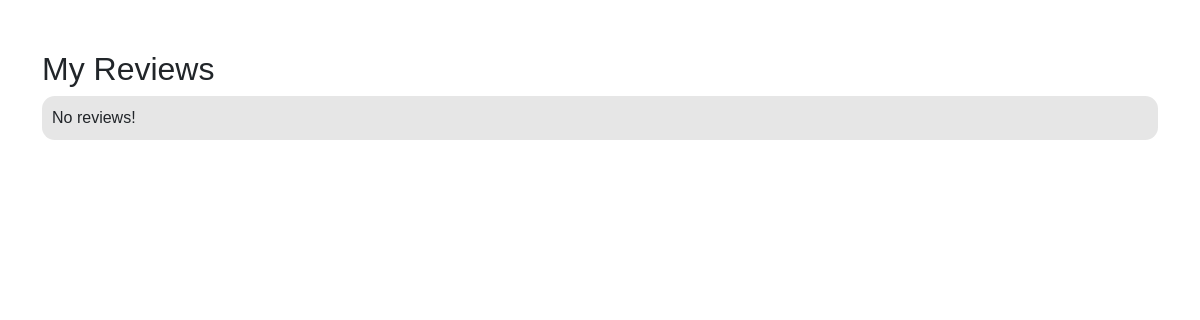
The page /User/myreviews.php (signed in) on the database as committed earlier.
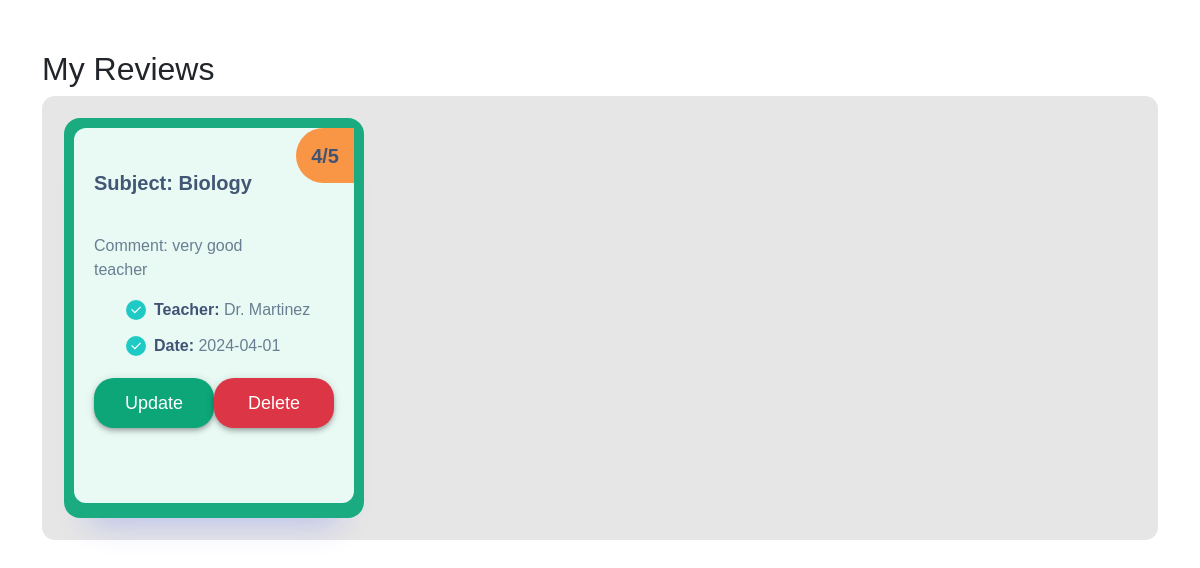
The same page on the database as committed later.
### tables this page shows
CREATE TABLE `review` (
  `id` int(11) NOT NULL,
  `rating` int(11) DEFAULT NULL,
  `comment` varchar(250) DEFAULT NULL,
  `date` datetime DEFAULT NULL,
  `fk_course_id` int(11) DEFAULT NULL,
  `fk_user_id` int(11) DEFAULT NULL
);

CREATE TABLE `courses` (
  `id` int(11) NOT NULL,
  `subject` varchar(50) DEFAULT NULL,
  `university` varchar(50) DEFAULT NULL,
  `roomNumb` varchar(50) DEFAULT NULL,
  `date` date DEFAULT NULL,
  `end_date` date DEFAULT NULL,
  `teacher` varchar(100) DEFAULT NULL,
  `email` varchar(100) NOT NULL,
  `picture` varchar(255) DEFAULT NULL,
  `language` varchar(50) DEFAULT NULL,
  `duration` varchar(50) DEFAULT NULL,
  `units` varchar(100) DEFAULT NULL,
  `availability` enum('avaiable','not avaiable') DEFAULT NULL,
  `name` varchar(50) DEFAULT NULL
);

### User/myreviews.php (the view, shortened to what this page needs)
<?php
include_once '../db_connection.php';
$user_id = $_SESSION['user'];
$review_query = "SELECT * FROM review WHERE fk_user_id = $user_id";
$review_result = mysqli_query($connection, $review_query);
$layout = '';
if (mysqli_num_rows($review_result) == 0) {
    $layout = 'No reviews!';
} else {
    while ($review_row = mysqli_fetch_assoc($review_result)) {
        $course_id = $review_row['fk_course_id'];
        $course_query = "SELECT * FROM courses WHERE id = $course_id";
        $course_result = mysqli_query($connection, $course_query);
        if ($course_result && mysqli_num_rows($course_result) == 1) {
            $course_row = mysqli_fetch_assoc($course_result);
            $layout .= "
            <div class='plan'>
            <div class='inner'>
                <span class='pricing'>
                    <span>
                    {$review_row['rating']}/5
                    </span>
                </span>
                <p class='title'>Subject: {$course_row['subject']}</p>
                <p class='info'>Comment: {$review_row['comment']}</p>
                <ul class='features'>
                    <li>
                        <span class='icon'>
                            <svg height='24' width='24' viewBox='0 0 24 24' xmlns='http://www.w3.org/2000/svg'>
                                <path d='M0 0h24v24H0z' fill='none'></path>
                                <path fill='currentColor' d='M10 15.172l9.192-9.193 1.415 1.414L10 18l-6.364-6.364 1.414-1.414z'></path>
                            </svg>
                        </span>
                        <span><strong>Teacher:</strong> {$course_row['teacher']}</span>
                    </li>
                    <li>
                        <span class='icon'>
                            <svg height='24' width='24' viewBox='0 0 24 24' xmlns='http://www.w3.org/2000/svg'>
                                <path d='M0 0h24v24H0z' fill='none'></path>
                                <path fill='currentColor' d='M10 15.172l9.192-9.193 1.415 1.414L10 18l-6.364-6.364 1.414-1.414z'></path>
                            </svg>
                        </span>
                        <span><strong>Date:</strong> {$course_row['date']}</span>
                    </li>
                </ul>
                <div class='action'>
                <a class='button' href='updatereview.php?id={$review_row['id']}'>Update</a>
                <a href='deletereview.php?id={$review_row['id']}' class='button bg-danger'>Delete</a>
                </div>
            </div>
        </div>";
        }
    }
}
?>
<!DOCTYPE html>
<html lang='en'>
<head>
  <link href='https://cdn.jsdelivr.net/npm/bootstrap@5.3.3/dist/css/bootstrap.min.css' rel='stylesheet'>
  <link rel='stylesheet' href='../style/CRUD.css'>
</head>
<body>
    <div class='container'>
    <div class='courses'>
      <h2 class=''>My Reviews</h2>
      <div class='list2'>
        <?= $layout ?>
      </div>
    </div>
  </div>
</body>
</html>

### style/CRUD.css (style rules this page uses)
* { font-family: "Chillax", sans-serif; margin: 0; padding: 0; box-sizing: border-box; }
.info { width: 70%; padding-top: 20px; }
.courses { margin: 50px auto; }
.list2 { display: flex; flex-wrap: wrap; width: 100%; background-color: rgb(230, 230, 230); border-radius: 0.8rem; padding: 10px; height: fit-content; }
.plan { border-radius: 16px; box-shadow: 0 30px 30px -25px rgba(0, 38, 255, 0.205); padding: 10px; background-color: #1BAB80; color: #697e91; width: 300px; height: 400px; margin: 12px; }
.plan strong { font-weight: 600; color: #425275; }
.plan .inner { align-items: center; padding: 20px; padding-top: 40px; background-color: #E9FAF5; border-radius: 12px; position: relative; height: 375px; }
.plan .pricing { position: absolute; top: 0; right: 0; background-color: #F99646; border-radius: 99em 0 0 99em; display: flex; align-items: center; padding: 0.625em 0.75em; font-size: 1.25rem; font-weight: 600; color: #425475; }
.plan .title { font-weight: 600; font-size: 1.25rem; color: #425675; }
.plan .title + * { margin-top: 0.75rem; }
.plan .info + * { margin-top: 1rem; }
.plan .features { display: flex; flex-direction: column; }
.plan .features li { display: flex; align-items: center; gap: 0.5rem; }
.plan .features li + * { margin-top: 0.75rem; }
.plan .features .icon { background-color: #1FCAC5; display: inline-flex; align-items: center; justify-content: center; color: #fff; border-radius: 50%; width: 20px; height: 20px; }
.plan .features .icon svg { width: 14px; height: 14px; }
.plan .features + * { margin-top: 1.25rem; }
.plan .action { width: 100%; display: flex; align-items: center; justify-content: end; }
.plan .button { background-color: #0ca678; box-shadow: 0 4px 5px 0 rgba(0, 0, 0, 0.14), 0 1px 10px 0 rgba(0, 0, 0, 0.12), 0 2px 4px -1px rgba(0, 0, 0, 0.2); border-radius: 20px; color: #fff; font-weight: 500; font-size: 1.125rem; text-align: center; border: 0; outline: 0; width: 100%; padding: 0.625em 0.75em; text-decoration: none; transition: all 350ms ease-in; }

Rows that differ between the two databases and show on the page:
added review: rating "4", fk_course.subject "Biology", comment "very good teacher", fk_course.teacher "Dr. Martinez", fk_course.date "2024-04-01"
Other text that changed with them:
$layout: "No reviews!" → (not shown)
